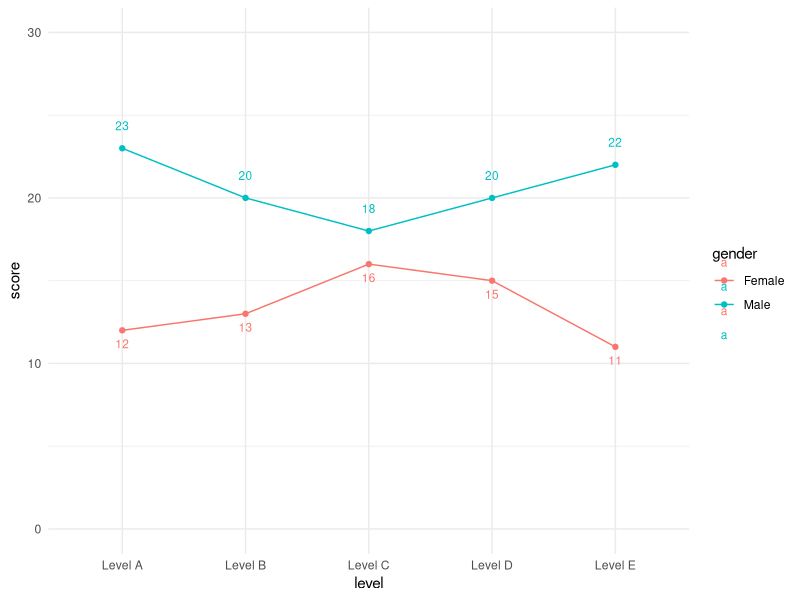

Write the R code that produced this figure.
## ---- chunk 1

library(tidyverse)

## make fake data
df <- data.frame(
             level = as.factor(c("Level A", "Level A", "Level B", "Level B", "Level C", "Level C", 
                                 "Level D", "Level D", "Level E", "Level E")),
              gender = as.factor(c("Female","Male","Female","Male","Female","Male","Female","Male", "Female","Male")),
             score = c(12L, 23L, 13L, 20L, 16L, 18L, 15L, 20L, 11L, 22L)
      )

## checking that levels are behaving

levels(df$level)


## make new variables for annotation values

df <- df %>%
  mutate(f_values = case_when(gender == "Female" ~ score), 
         m_values = case_when(gender == "Male" ~ score)) 
  
## plot

df %>%
  ggplot(aes(x = level, y = score, colour = gender, group = gender)) +
  geom_point() + 
  geom_line() +
  geom_text(aes(label = m_values), vjust = -2, size = 3) +
  geom_text(aes(label = f_values), vjust = 2, size = 3) +
  scale_y_continuous(limits = c(0,30)) +
  theme_minimal()


